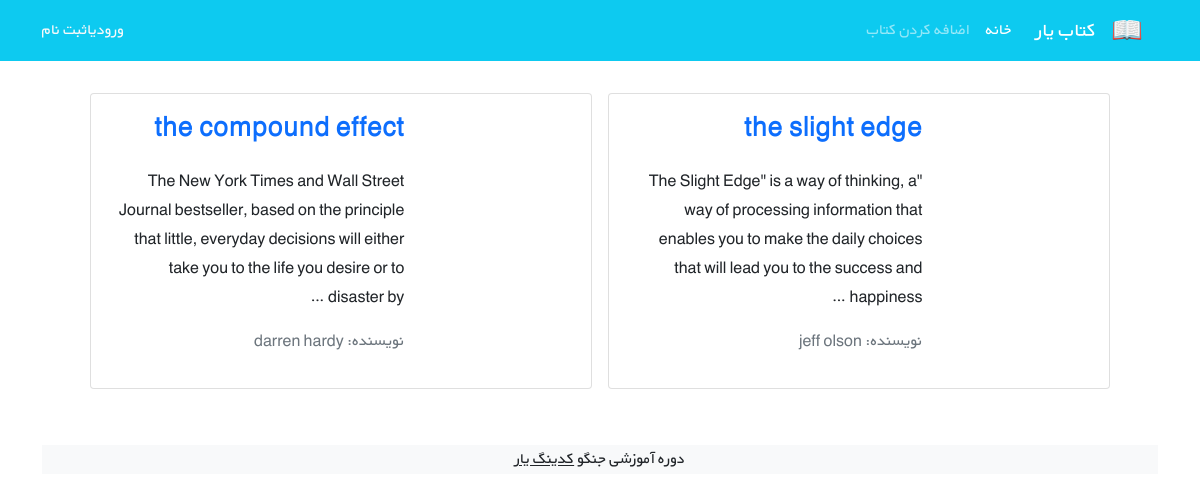
The page /books/ on the database as committed earlier.
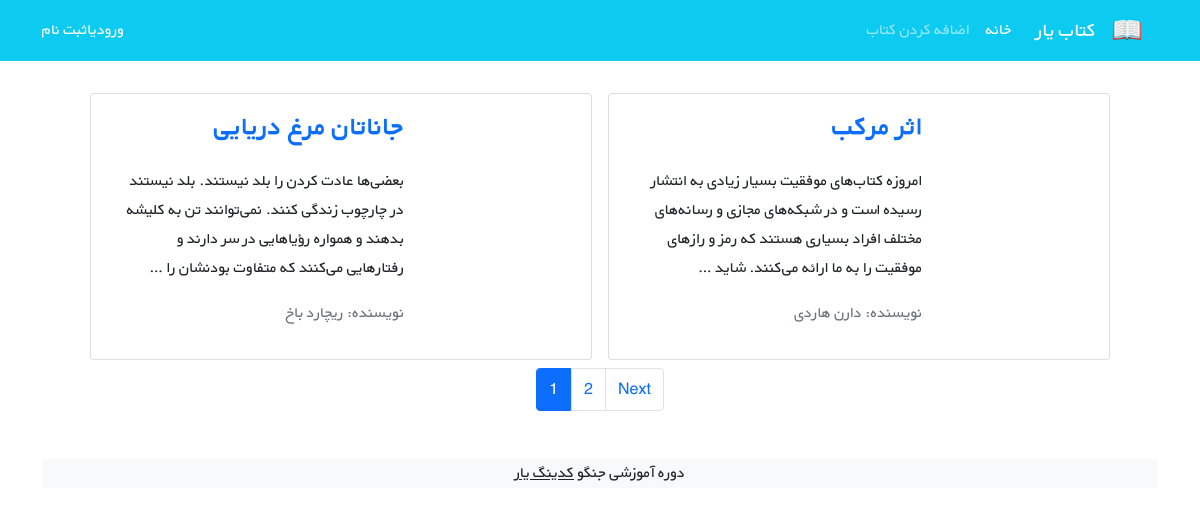
The same page on the database as committed later.
### books/models.py (models this page shows, shortened)
class Book(models.Model):
    title = models.CharField(max_length=200)
    author = models.CharField(max_length=200)
    description = models.TextField()
    price = models.DecimalField(max_digits=5, decimal_places=2)
    cover = models.ImageField(upload_to='covers/', blank=True)
    def get_absolute_url(self):
        return reverse('book_detail', args=[self.id])

### books/views.py (the view)
# urls.py: path('', BookListView.as_view(), name='book_list'),
class BookListView(generic.ListView):
    model = Book
    paginate_by = 2
    template_name = 'books/book_list.html'
    context_object_name = 'books'

### books/templates/books/book_list.html (shortened to what this page needs)
{% extends '_base.html' %}
{% block content %}
    <div class="container mt-4">
        <div class="row flex-row-reverse justify-content-md-center">
            {% for book in books %}
                <div class="card m-2" style="max-width: 45%">
                    <div class="row g-0 h-100" dir="rtl">
                        <div class="col-md-4">
                        </div>
                        <div class="col-md-8 h-100">
                            <div class="d-flex flex-column justify-content-between h-100">
                                <div class="card-body">
                                    <a class="text-decoration-none" href="{{ book.get_absolute_url }}"><h3
                                            class="card-title"><strong>{{ book.title }}</strong></h3></a>
                                    <p class="card-text pt-3">{{ book.description|truncatewords:30 }}</p>
                                    <p class="text-muted">نویسنده: {{ book.author }}</p>
                                </div>
                            </div>
                        </div>
                    </div>
                </div>
            {% endfor %}
        </div>
    </div>
    {% if is_paginated %}
        <nav aria-label="Page navigation">
            <ul class="pagination justify-content-center">
                {% for i in page_obj.paginator.page_range %}
                    {% if page_obj.number == i %}
                        <li class="page-item active"><a class="page-link" href="?page={{ i }}">{{ i }}</a></li>
                    {% elif i > page_obj.number|add:'-3' and i < page_obj.number|add:'3' %}
                        <li><a class="page-link" href="?page={{ i }}">{{ i }}</a></li>
                    {% endif %}
                {% endfor %}
                {% if page_obj.has_next %}
                    <li class="page-item"><a class="page-link" href="?page={{ page_obj.next_page_number }}">Next</a>
                    </li>
                {% endif %}
            </ul>
        </nav>
    {% endif %}
    <footer class="bg-light text-center text-lg-start mt-5">
        <div class="text-center bg-grey">
            <p>دوره آموزشی جنگو <a class="text-dark" href="https://codingyar.com/" target="_blank">کدینگ یار</a></p>
        </div>
    </footer>
{% endblock %}

Rows that differ between the two databases and show on the page:
removed Book: title "the slight edge", description "\"The Slight Edge\" is a way of thinking, a way of processing information that enables you to make the daily choices that will lead you to the success and happiness …", author "jeff olson"
removed Book: title "the compound effect", description "The New York Times and Wall Street Journal bestseller, based on the principle that little, everyday decisions will either take you to the life you desire or to disaster by …", author "darren hardy"
added Book: title "اثر مرکب", description "امروزه کتاب‌های موفقیت بسیار زیادی به انتشار رسیده است و در شبکه‌های مجازی و رسانه‌های مختلف افراد بسیاری هستند که رمز و رازهای موفقیت را به ما ارائه می‌کنند. شاید …", author "دارن هاردی"
added Book: title "جاناتان مرغ دریایی", description "بعضی‌ها عادت کردن را بلد نیستند. بلد نیستند در چارچوب زندگی کنند. نمی‌توانند تن به کلیشه بدهند و همواره رؤیاهایی در سر دارند و رفتارهایی می‌کنند که متفاوت بودنشان را …", author "ریچارد باخ"
Other text that changed with them:
new list line: "1"
new list line: "2"
text now shown: "Next"
